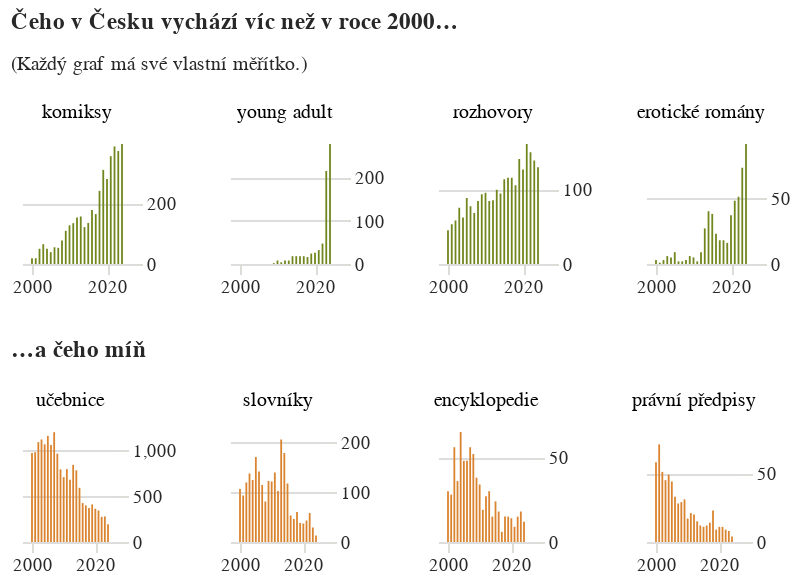

Notebook code for this chart:
### Code cell
sirka_sloupcu = 0.9

top_graf = alt.Chart(
    alt_friendly(top_data),title=alt.Title(
        "Čeho v Česku vychází víc než v roce 2000…",subtitle="(Každý graf má své vlastní měřítko.)"
    ), width=55, height=kredity['vyska_nizkych']
).mark_bar(color='#70871E', width=sirka_sloupcu).encode(
    alt.X("rok:T", title=None, axis=alt.Axis(tickCount=1)),
    alt.Y("pocet", title=None, axis=alt.Axis(orient='right', domainOpacity=0, tickColor='#DCDDD6'), scale=alt.Scale(domainMin=0), ),
    alt.Column("zanr", title=None, sort=top,
           header=alt.Header(labelFont='Asap'))
).resolve_axis(y="independent",x="independent").resolve_scale(y="independent")

flop_graf = alt.Chart(
    alt_friendly(flop_data),title="…a čeho míň", width=48, height=55
).mark_bar(color='#DB842F', width=sirka_sloupcu).encode(
    alt.X("rok:T", title=None, axis=alt.Axis(tickCount=1)),
    alt.Y("pocet", title=None, axis=alt.Axis(orient='right', domainOpacity=0, tickColor='#DCDDD6')),
    alt.Column("zanr", title=None,
           header=alt.Header(labelFont='Asap'), sort=flop)
).resolve_axis(y="independent",x="independent").resolve_scale(y="independent")

rozdily_21_stoleti = alt.vconcat(top_graf, flop_graf).configure_view(stroke='transparent').configure_axisX(grid=False, domain=False)
rozdily_21_stoleti

### Figure 1 — Vega-Lite specification as saved in the notebook (floating-point values rounded to 4 significant figures)
{"config": {"title": {"font": "Noticia Text", "fontSize": 11.5, "anchor": "start", "lineHeight": 19, "fontWeight": "bolder", "subtitleFont": "Noticia Text", "subtitleFontSize": 10, "subtitleLineHeight": 15, "subtitlePadding": 10, "dy": -10, "color": "#292829", "subtitleColor": "#292829"}, "axis": {"labelFont": "Asap", "titleFont": "Asap", "fontWeight": "lighter", "titleFontWeight": "lighter", "labelFontSize": 9, "titleFontSize": 9, "labelPadding": 2, "titlePadding": 9, "domainOpacity": 0, "tickColor": "#DCDDD6", "labelColor": "#292829"}, "legend": {"labelFont": "Asap", "labelFontWeight": "normal", "titleFont": "Asap", "titleFontWeight": "normal", "labelFontSize": 9, "titleFontSize": 9, "labelColor": "#292829"}, "axisX": {"domain": false, "grid": false}, "view": {"stroke": "transparent"}}, "vconcat": [{"data": {"name": "data-7197bef4c25ae04e7071b48c0598f270"}, "mark": {"type": "bar", "color": "#70871E", "width": 0.9}, "encoding": {"column": {"field": "zanr", "header": {"labelFont": "Asap"}, "sort": ["komiksy", "young adult", "rozhovory", "erotické romány"], "title": null, "type": "nominal"}, "x": {"axis": {"tickCount": 1}, "field": "rok", "title": null, "type": "temporal"}, "y": {"axis": {"domainOpacity": 0, "orient": "right", "tickColor": "#DCDDD6"}, "field": "pocet", "scale": {"domainMin": 0}, "title": null, "type": "quantitative"}}, "height": 60, "resolve": {"axis": {"x": "independent", "y": "independent"}, "scale": {"y": "independent"}}, "title": {"text": "Čeho v Česku vychází víc než v roce 2000…", "subtitle": "(Každý graf má své vlastní měřítko.)"}, "width": 55}, {"data": {"name": "data-0c06e3d05c07bfc370149751d1c5aff8"}, "mark": {"type": "bar", "color": "#DB842F", "width": 0.9}, "encoding": {"column": {"field": "zanr", "header": {"labelFont": "Asap"}, "sort": ["učebnice", "slovníky", "encyklopedie", "právní předpisy"], "title": null, "type": "nominal"}, "x": {"axis": {"tickCount": 1}, "field": "rok", "title": null, "type": "temporal"}, "y": {"axis": {"domainOpacity": 0, "orient": "right", "tickColor": "#DCDDD6"}, "field": "pocet", "title": null, "type": "quantitative"}}, "height": 55, "resolve": {"axis": {"x": "independent", "y": "independent"}, "scale": {"y": "independent"}}, "title": "…a čeho míň", "width": 48}], "$schema": "https://vega.github.io/schema/vega-lite/v5.8.0.json", "datasets": {"data-7197bef4c25ae04e7071b48c0598f270": [{"pocet": 19.0, "rok": "2000-01-01T00:00:00", "len_right": 7629, "podil": 0.00249, "zanr": "komiksy"}, {"pocet": 19.0, "rok": "2001-01-01T00:00:00", "len_right": 7757, "podil": 0.002449, "zanr": "komiksy"}, {"pocet": 50.0, "rok": "2002-01-01T00:00:00", "len_right": 7776, "podil": 0.00643, "zanr": "komiksy"}, {"pocet": 65.0, "rok": "2003-01-01T00:00:00", "len_right": 8038, "podil": 0.008087, "zanr": "komiksy"}, {"pocet": 50.0, "rok": "2004-01-01T00:00:00", "len_right": 8477, "podil": 0.005898, "zanr": "komiksy"}, {"pocet": 39.0, "rok": "2005-01-01T00:00:00", "len_right": 8791, "podil": 0.004436, "zanr": "komiksy"}, {"pocet": 55.0, "rok": "2006-01-01T00:00:00", "len_right": 9212, "podil": 0.00597, "zanr": "komiksy"}, {"pocet": 53.0, "rok": "2007-01-01T00:00:00", "len_right": 9446, "podil": 0.005611, "zanr": "komiksy"}, {"pocet": 77.0, "rok": "2008-01-01T00:00:00", "len_right": 9643, "podil": 0.007985, "zanr": "komiksy"}, {"pocet": 109.0, "rok": "2009-01-01T00:00:00", "len_right": 9230, "podil": 0.01181, "zanr": "komiksy"}, {"pocet": 127.0, "rok": "2010-01-01T00:00:00", "len_right": 9538, "podil": 0.01332, "zanr": "komiksy"}, {"pocet": 134.0, "rok": "2011-01-01T00:00:00", "len_right": 9652, "podil": 0.01388, "zanr": "komiksy"}, {"pocet": 153.0, "rok": "2012-01-01T00:00:00", "len_right": 9345, "podil": 0.01637, "zanr": "komiksy"}, {"pocet": 156.0, "rok": "2013-01-01T00:00:00", "len_right": 9541, "podil": 0.01635, "zanr": "komiksy"}, {"pocet": 121.0, "rok": "2014-01-01T00:00:00", "len_right": 9587, "podil": 0.01262, "zanr": "komiksy"}, {"pocet": 135.0, "rok": "2015-01-01T00:00:00", "len_right": 9866, "podil": 0.01368, "zanr": "komiksy"}, {"pocet": 177.0, "rok": "2016-01-01T00:00:00", "len_right": 9386, "podil": 0.01886, "zanr": "komiksy"}, {"pocet": 164.0, "rok": "2017-01-01T00:00:00", "len_right": 9388, "podil": 0.01747, "zanr": "komiksy"}, {"pocet": 240.0, "rok": "2018-01-01T00:00:00", "len_right": 9637, "podil": 0.0249, "zanr": "komiksy"}, {"pocet": 309.0, "rok": "2019-01-01T00:00:00", "len_right": 9326, "podil": 0.03313, "zanr": "komiksy"}, {"pocet": 279.0, "rok": "2020-01-01T00:00:00", "len_right": 8845, "podil": 0.03154, "zanr": "komiksy"}, {"pocet": 354.0, "rok": "2021-01-01T00:00:00", "len_right": 8856, "podil": 0.03997, "zanr": "komiksy"}, {"pocet": 386.0, "rok": "2022-01-01T00:00:00", "len_right": 8682, "podil": 0.04446, "zanr": "komiksy"}, {"pocet": 371.0, "rok": "2023-01-01T00:00:00", "len_right": 8054, "podil": 0.04606, "zanr": "komiksy"}, {"pocet": 394.0, "rok": "2024-01-01T00:00:00", "len_right": 7306, "podil": 0.05393, "zanr": "komiksy"}, {"pocet": null, "rok": "2000-01-01T00:00:00", "len_right": 7629, "podil": null, "zanr": "young adult"}, {"pocet": null, "rok": "2001-01-01T00:00:00", "len_right": 7757, "podil": null, "zanr": "young adult"}, {"pocet": null, "rok": "2002-01-01T00:00:00", "len_right": 7776, "podil": null, "zanr": "young adult"}, {"pocet": null, "rok": "2003-01-01T00:00:00", "len_right": 8038, "podil": null, "zanr": "young adult"}, {"pocet": null, "rok": "2004-01-01T00:00:00", "len_right": 8477, "podil": null, "zanr": "young adult"}, {"pocet": null, "rok": "2005-01-01T00:00:00", "len_right": 8791, "podil": null, "zanr": "young adult"}, {"pocet": null, "rok": "2006-01-01T00:00:00", "len_right": 9212, "podil": null, "zanr": "young adult"}, {"pocet": null, "rok": "2007-01-01T00:00:00", "len_right": 9446, "podil": null, "zanr": "young adult"}, {"pocet": null, "rok": "2008-01-01T00:00:00", "len_right": 9643, "podil": null, "zanr": "young adult"}, {"pocet": 2.0, "rok": "2009-01-01T00:00:00", "len_right": 9230, "podil": 0.0002167, "zanr": "young adult"}, {"pocet": 8.0, "rok": "2010-01-01T00:00:00", "len_right": 9538, "podil": 0.0008388, "zanr": "young adult"}, {"pocet": 4.0, "rok": "2011-01-01T00:00:00", "len_right": 9652, "podil": 0.0004144, "zanr": "young adult"}, {"pocet": 8.0, "rok": "2012-01-01T00:00:00", "len_right": 9345, "podil": 0.0008561, "zanr": "young adult"}, {"pocet": 8.0, "rok": "2013-01-01T00:00:00", "len_right": 9541, "podil": 0.0008385, "zanr": "young adult"}, {"pocet": 18.0, "rok": "2014-01-01T00:00:00", "len_right": 9587, "podil": 0.001878, "zanr": "young adult"}, {"pocet": 18.0, "rok": "2015-01-01T00:00:00", "len_right": 9866, "podil": 0.001824, "zanr": "young adult"}, {"pocet": 18.0, "rok": "2016-01-01T00:00:00", "len_right": 9386, "podil": 0.001918, "zanr": "young adult"}, {"pocet": 18.0, "rok": "2017-01-01T00:00:00", "len_right": 9388, "podil": 0.001917, "zanr": "young adult"}, {"pocet": 16.0, "rok": "2018-01-01T00:00:00", "len_right": 9637, "podil": 0.00166, "zanr": "young adult"}, {"pocet": 24.0, "rok": "2019-01-01T00:00:00", "len_right": 9326, "podil": 0.002573, "zanr": "young adult"}, {"pocet": 26.0, "rok": "2020-01-01T00:00:00", "len_right": 8845, "podil": 0.00294, "zanr": "young adult"}, {"pocet": 32.0, "rok": "2021-01-01T00:00:00", "len_right": 8856, "podil": 0.003613, "zanr": "young adult"}, {"pocet": 47.0, "rok": "2022-01-01T00:00:00", "len_right": 8682, "podil": 0.005413, "zanr": "young adult"}, {"pocet": 214.0, "rok": "2023-01-01T00:00:00", "len_right": 8054, "podil": 0.02657, "zanr": "young adult"}, {"pocet": 276.0, "rok": "2024-01-01T00:00:00", "len_right": 7306, "podil": 0.03778, "zanr": "young adult"}, {"pocet": 45.0, "rok": "2000-01-01T00:00:00", "len_right": 7629, "podil": 0.005899, "zanr": "rozhovory"}, {"pocet": 53.0, "rok": "2001-01-01T00:00:00", "len_right": 7757, "podil": 0.006833, "zanr": "rozhovory"}, {"pocet": 58.0, "rok": "2002-01-01T00:00:00", "len_right": 7776, "podil": 0.007459, "zanr": "rozhovory"}, {"pocet": 75.0, "rok": "2003-01-01T00:00:00", "len_right": 8038, "podil": 0.009331, "zanr": "rozhovory"}, {"pocet": 62.0, "rok": "2004-01-01T00:00:00", "len_right": 8477, "podil": 0.007314, "zanr": "rozhovory"}, {"pocet": 88.0, "rok": "2005-01-01T00:00:00", "len_right": 8791, "podil": 0.01001, "zanr": "rozhovory"}, {"pocet": 77.0, "rok": "2006-01-01T00:00:00", "len_right": 9212, "podil": 0.008359, "zanr": "rozhovory"}, {"pocet": 68.0, "rok": "2007-01-01T00:00:00", "len_right": 9446, "podil": 0.007199, "zanr": "rozhovory"}, {"pocet": 84.0, "rok": "2008-01-01T00:00:00", "len_right": 9643, "podil": 0.008711, "zanr": "rozhovory"}, {"pocet": 93.0, "rok": "2009-01-01T00:00:00", "len_right": 9230, "podil": 0.01008, "zanr": "rozhovory"}, {"pocet": 95.0, "rok": "2010-01-01T00:00:00", "len_right": 9538, "podil": 0.00996, "zanr": "rozhovory"}, {"pocet": 84.0, "rok": "2011-01-01T00:00:00", "len_right": 9652, "podil": 0.008703, "zanr": "rozhovory"}, {"pocet": 85.0, "rok": "2012-01-01T00:00:00", "len_right": 9345, "podil": 0.009096, "zanr": "rozhovory"}, {"pocet": 99.0, "rok": "2013-01-01T00:00:00", "len_right": 9541, "podil": 0.01038, "zanr": "rozhovory"}, {"pocet": 94.0, "rok": "2014-01-01T00:00:00", "len_right": 9587, "podil": 0.009805, "zanr": "rozhovory"}, {"pocet": 113.0, "rok": "2015-01-01T00:00:00", "len_right": 9866, "podil": 0.01145, "zanr": "rozhovory"}, {"pocet": 115.0, "rok": "2016-01-01T00:00:00", "len_right": 9386, "podil": 0.01225, "zanr": "rozhovory"}, {"pocet": 115.0, "rok": "2017-01-01T00:00:00", "len_right": 9388, "podil": 0.01225, "zanr": "rozhovory"}, {"pocet": 105.0, "rok": "2018-01-01T00:00:00", "len_right": 9637, "podil": 0.0109, "zanr": "rozhovory"}, {"pocet": 140.0, "rok": "2019-01-01T00:00:00", "len_right": 9326, "podil": 0.01501, "zanr": "rozhovory"}, {"pocet": 126.0, "rok": "2020-01-01T00:00:00", "len_right": 8845, "podil": 0.01425, "zanr": "rozhovory"}, {"pocet": 160.0, "rok": "2021-01-01T00:00:00", "len_right": 8856, "podil": 0.01807, "zanr": "rozhovory"}, {"pocet": 149.0, "rok": "2022-01-01T00:00:00", "len_right": 8682, "podil": 0.01716, "zanr": "rozhovory"}, {"pocet": 138.0, "rok": "2023-01-01T00:00:00", "len_right": 8054, "podil": 0.01713, "zanr": "rozhovory"}, {"pocet": 129.0, "rok": "2024-01-01T00:00:00", "len_right": 7306, "podil": 0.01766, "zanr": "rozhovory"}, {"pocet": 3.0, "rok": "2000-01-01T00:00:00", "len_right": 7629, "podil": 0.0003932, "zanr": "erotické romány"}, {"pocet": 1.0, "rok": "2001-01-01T00:00:00", "len_right": 7757, "podil": 0.0001289, "zanr": "erotické romány"}, {"pocet": 3.0, "rok": "2002-01-01T00:00:00", "len_right": 7776, "podil": 0.0003858, "zanr": "erotické romány"}, {"pocet": 6.0, "rok": "2003-01-01T00:00:00", "len_right": 8038, "podil": 0.0007465, "zanr": "erotické romány"}, {"pocet": 5.0, "rok": "2004-01-01T00:00:00", "len_right": 8477, "podil": 0.0005898, "zanr": "erotické romány"}, {"pocet": 9.0, "rok": "2005-01-01T00:00:00", "len_right": 8791, "podil": 0.001024, "zanr": "erotické romány"}, {"pocet": 2.0, "rok": "2006-01-01T00:00:00", "len_right": 9212, "podil": 0.0002171, "zanr": "erotické romány"}, {"pocet": 2.0, "rok": "2007-01-01T00:00:00", "len_right": 9446, "podil": 0.0002117, "zanr": "erotické romány"}, {"pocet": 3.0, "rok": "2008-01-01T00:00:00", "len_right": 9643, "podil": 0.0003111, "zanr": "erotické romány"}, {"pocet": 6.0, "rok": "2009-01-01T00:00:00", "len_right": 9230, "podil": 0.0006501, "zanr": "erotické romány"}, {"pocet": 5.0, "rok": "2010-01-01T00:00:00", "len_right": 9538, "podil": 0.0005242, "zanr": "erotické romány"}, {"pocet": 2.0, "rok": "2011-01-01T00:00:00", "len_right": 9652, "podil": 0.0002072, "zanr": "erotické romány"}, {"pocet": 9.0, "rok": "2012-01-01T00:00:00", "len_right": 9345, "podil": 0.0009631, "zanr": "erotické romány"}, {"pocet": 27.0, "rok": "2013-01-01T00:00:00", "len_right": 9541, "podil": 0.00283, "zanr": "erotické romány"}, {"pocet": 40.0, "rok": "2014-01-01T00:00:00", "len_right": 9587, "podil": 0.004172, "zanr": "erotické romány"}, {"pocet": 38.0, "rok": "2015-01-01T00:00:00", "len_right": 9866, "podil": 0.003852, "zanr": "erotické romány"}, {"pocet": 23.0, "rok": "2016-01-01T00:00:00", "len_right": 9386, "podil": 0.00245, "zanr": "erotické romány"}, {"pocet": 18.0, "rok": "2017-01-01T00:00:00", "len_right": 9388, "podil": 0.001917, "zanr": "erotické romány"}, {"pocet": 18.0, "rok": "2018-01-01T00:00:00", "len_right": 9637, "podil": 0.001868, "zanr": "erotické romány"}, {"pocet": 16.0, "rok": "2019-01-01T00:00:00", "len_right": 9326, "podil": 0.001716, "zanr": "erotické romány"}, {"pocet": 37.0, "rok": "2020-01-01T00:00:00", "len_right": 8845, "podil": 0.004183, "zanr": "erotické romány"}, {"pocet": 48.0, "rok": "2021-01-01T00:00:00", "len_right": 8856, "podil": 0.00542, "zanr": "erotické romány"}, {"pocet": 51.0, "rok": "2022-01-01T00:00:00", "len_right": 8682, "podil": 0.005874, "zanr": "erotické romány"}, {"pocet": 73.0, "rok": "2023-01-01T00:00:00", "len_right": 8054, "podil": 0.009064, "zanr": "erotické romány"}, {"pocet": 91.0, "rok": "2024-01-01T00:00:00", "len_right": 7306, "podil": 0.01246, "zanr": "erotické romány"}], "data-0c06e3d05c07bfc370149751d1c5aff8": [{"pocet": 971, "rok": "2000-01-01T00:00:00", "len_right": 7629, "podil": 0.1273, "zanr": "učebnice"}, {"pocet": 979, "rok": "2001-01-01T00:00:00", "len_right": 7757, "podil": 0.1262, "zanr": "učebnice"}, {"pocet": 1090, "rok": "2002-01-01T00:00:00", "len_right": 7776, "podil": 0.1402, "zanr": "učebnice"}, {"pocet": 1119, "rok": "2003-01-01T00:00:00", "len_right": 8038, "podil": 0.1392, "zanr": "učebnice"}, {"pocet": 1065, "rok": "2004-01-01T00:00:00", "len_right": 8477, "podil": 0.1256, "zanr": "učebnice"}, {"pocet": 1157, "rok": "2005-01-01T00:00:00", "len_right": 8791, "podil": 0.1316, "zanr": "učebnice"}, {"pocet": 1059, "rok": "2006-01-01T00:00:00", "len_right": 9212, "podil": 0.115, "zanr": "učebnice"}, {"pocet": 1198, "rok": "2007-01-01T00:00:00", "len_right": 9446, "podil": 0.1268, "zanr": "učebnice"}, {"pocet": 964, "rok": "2008-01-01T00:00:00", "len_right": 9643, "podil": 0.09997, "zanr": "učebnice"}, {"pocet": 793, "rok": "2009-01-01T00:00:00", "len_right": 9230, "podil": 0.08592, "zanr": "učebnice"}, {"pocet": 708, "rok": "2010-01-01T00:00:00", "len_right": 9538, "podil": 0.07423, "zanr": "učebnice"}, {"pocet": 795, "rok": "2011-01-01T00:00:00", "len_right": 9652, "podil": 0.08237, "zanr": "učebnice"}, {"pocet": 679, "rok": "2012-01-01T00:00:00", "len_right": 9345, "podil": 0.07266, "zanr": "učebnice"}, {"pocet": 842, "rok": "2013-01-01T00:00:00", "len_right": 9541, "podil": 0.08825, "zanr": "učebnice"}, {"pocet": 782, "rok": "2014-01-01T00:00:00", "len_right": 9587, "podil": 0.08157, "zanr": "učebnice"}, {"pocet": 591, "rok": "2015-01-01T00:00:00", "len_right": 9866, "podil": 0.0599, "zanr": "učebnice"}, {"pocet": 425, "rok": "2016-01-01T00:00:00", "len_right": 9386, "podil": 0.04528, "zanr": "učebnice"}, {"pocet": 399, "rok": "2017-01-01T00:00:00", "len_right": 9388, "podil": 0.0425, "zanr": "učebnice"}, {"pocet": 372, "rok": "2018-01-01T00:00:00", "len_right": 9637, "podil": 0.0386, "zanr": "učebnice"}, {"pocet": 410, "rok": "2019-01-01T00:00:00", "len_right": 9326, "podil": 0.04396, "zanr": "učebnice"}, {"pocet": 363, "rok": "2020-01-01T00:00:00", "len_right": 8845, "podil": 0.04104, "zanr": "učebnice"}, {"pocet": 344, "rok": "2021-01-01T00:00:00", "len_right": 8856, "podil": 0.03884, "zanr": "učebnice"}, {"pocet": 274, "rok": "2022-01-01T00:00:00", "len_right": 8682, "podil": 0.03156, "zanr": "učebnice"}, {"pocet": 279, "rok": "2023-01-01T00:00:00", "len_right": 8054, "podil": 0.03464, "zanr": "učebnice"}, {"pocet": 193, "rok": "2024-01-01T00:00:00", "len_right": 7306, "podil": 0.02642, "zanr": "učebnice"}, {"pocet": 106, "rok": "2000-01-01T00:00:00", "len_right": 7629, "podil": 0.01389, "zanr": "slovníky"}, {"pocet": 93, "rok": "2001-01-01T00:00:00", "len_right": 7757, "podil": 0.01199, "zanr": "slovníky"}, {"pocet": 119, "rok": "2002-01-01T00:00:00", "len_right": 7776, "podil": 0.0153, "zanr": "slovníky"}, {"pocet": 137, "rok": "2003-01-01T00:00:00", "len_right": 8038, "podil": 0.01704, "zanr": "slovníky"}, {"pocet": 124, "rok": "2004-01-01T00:00:00", "len_right": 8477, "podil": 0.01463, "zanr": "slovníky"}, {"pocet": 170, "rok": "2005-01-01T00:00:00", "len_right": 8791, "podil": 0.01934, "zanr": "slovníky"}, {"pocet": 141, "rok": "2006-01-01T00:00:00", "len_right": 9212, "podil": 0.01531, "zanr": "slovníky"}, {"pocet": 114, "rok": "2007-01-01T00:00:00", "len_right": 9446, "podil": 0.01207, "zanr": "slovníky"}, {"pocet": 81, "rok": "2008-01-01T00:00:00", "len_right": 9643, "podil": 0.0084, "zanr": "slovníky"}, {"pocet": 122, "rok": "2009-01-01T00:00:00", "len_right": 9230, "podil": 0.01322, "zanr": "slovníky"}, {"pocet": 121, "rok": "2010-01-01T00:00:00", "len_right": 9538, "podil": 0.01269, "zanr": "slovníky"}, {"pocet": 139, "rok": "2011-01-01T00:00:00", "len_right": 9652, "podil": 0.0144, "zanr": "slovníky"}, {"pocet": 102, "rok": "2012-01-01T00:00:00", "len_right": 9345, "podil": 0.01091, "zanr": "slovníky"}, {"pocet": 205, "rok": "2013-01-01T00:00:00", "len_right": 9541, "podil": 0.02149, "zanr": "slovníky"}, {"pocet": 178, "rok": "2014-01-01T00:00:00", "len_right": 9587, "podil": 0.01857, "zanr": "slovníky"}, {"pocet": 117, "rok": "2015-01-01T00:00:00", "len_right": 9866, "podil": 0.01186, "zanr": "slovníky"}, {"pocet": 53, "rok": "2016-01-01T00:00:00", "len_right": 9386, "podil": 0.005647, "zanr": "slovníky"}, {"pocet": 46, "rok": "2017-01-01T00:00:00", "len_right": 9388, "podil": 0.0049, "zanr": "slovníky"}, {"pocet": 60, "rok": "2018-01-01T00:00:00", "len_right": 9637, "podil": 0.006226, "zanr": "slovníky"}, {"pocet": 38, "rok": "2019-01-01T00:00:00", "len_right": 9326, "podil": 0.004075, "zanr": "slovníky"}, {"pocet": 37, "rok": "2020-01-01T00:00:00", "len_right": 8845, "podil": 0.004183, "zanr": "slovníky"}, {"pocet": 43, "rok": "2021-01-01T00:00:00", "len_right": 8856, "podil": 0.004855, "zanr": "slovníky"}, {"pocet": 58, "rok": "2022-01-01T00:00:00", "len_right": 8682, "podil": 0.00668, "zanr": "slovníky"}, {"pocet": 29, "rok": "2023-01-01T00:00:00", "len_right": 8054, "podil": 0.003601, "zanr": "slovníky"}, {"pocet": 13, "rok": "2024-01-01T00:00:00", "len_right": 7306, "podil": 0.001779, "zanr": "slovníky"}, {"pocet": 30, "rok": "2000-01-01T00:00:00", "len_right": 7629, "podil": 0.003932, "zanr": "encyklopedie"}, {"pocet": 28, "rok": "2001-01-01T00:00:00", "len_right": 7757, "podil": 0.00361, "zanr": "encyklopedie"}, {"pocet": 56, "rok": "2002-01-01T00:00:00", "len_right": 7776, "podil": 0.007202, "zanr": "encyklopedie"}, {"pocet": 36, "rok": "2003-01-01T00:00:00", "len_right": 8038, "podil": 0.004479, "zanr": "encyklopedie"}, {"pocet": 65, "rok": "2004-01-01T00:00:00", "len_right": 8477, "podil": 0.007668, "zanr": "encyklopedie"}, {"pocet": 48, "rok": "2005-01-01T00:00:00", "len_right": 8791, "podil": 0.00546, "zanr": "encyklopedie"}, {"pocet": 48, "rok": "2006-01-01T00:00:00", "len_right": 9212, "podil": 0.005211, "zanr": "encyklopedie"}, {"pocet": 56, "rok": "2007-01-01T00:00:00", "len_right": 9446, "podil": 0.005928, "zanr": "encyklopedie"}, {"pocet": 52, "rok": "2008-01-01T00:00:00", "len_right": 9643, "podil": 0.005393, "zanr": "encyklopedie"}, {"pocet": 38, "rok": "2009-01-01T00:00:00", "len_right": 9230, "podil": 0.004117, "zanr": "encyklopedie"}, {"pocet": 34, "rok": "2010-01-01T00:00:00", "len_right": 9538, "podil": 0.003565, "zanr": "encyklopedie"}, {"pocet": 19, "rok": "2011-01-01T00:00:00", "len_right": 9652, "podil": 0.001969, "zanr": "encyklopedie"}, {"pocet": 27, "rok": "2012-01-01T00:00:00", "len_right": 9345, "podil": 0.002889, "zanr": "encyklopedie"}, {"pocet": 30, "rok": "2013-01-01T00:00:00", "len_right": 9541, "podil": 0.003144, "zanr": "encyklopedie"}, {"pocet": 15, "rok": "2014-01-01T00:00:00", "len_right": 9587, "podil": 0.001565, "zanr": "encyklopedie"}, {"pocet": 24, "rok": "2015-01-01T00:00:00", "len_right": 9866, "podil": 0.002433, "zanr": "encyklopedie"}, {"pocet": 18, "rok": "2016-01-01T00:00:00", "len_right": 9386, "podil": 0.001918, "zanr": "encyklopedie"}, {"pocet": 6, "rok": "2017-01-01T00:00:00", "len_right": 9388, "podil": 0.0006391, "zanr": "encyklopedie"}, {"pocet": 15, "rok": "2018-01-01T00:00:00", "len_right": 9637, "podil": 0.001557, "zanr": "encyklopedie"}, {"pocet": 15, "rok": "2019-01-01T00:00:00", "len_right": 9326, "podil": 0.001608, "zanr": "encyklopedie"}, {"pocet": 14, "rok": "2020-01-01T00:00:00", "len_right": 8845, "podil": 0.001583, "zanr": "encyklopedie"}, {"pocet": 9, "rok": "2021-01-01T00:00:00", "len_right": 8856, "podil": 0.001016, "zanr": "encyklopedie"}, {"pocet": 15, "rok": "2022-01-01T00:00:00", "len_right": 8682, "podil": 0.001728, "zanr": "encyklopedie"}, {"pocet": 18, "rok": "2023-01-01T00:00:00", "len_right": 8054, "podil": 0.002235, "zanr": "encyklopedie"}, {"pocet": 12, "rok": "2024-01-01T00:00:00", "len_right": 7306, "podil": 0.001642, "zanr": "encyklopedie"}, {"pocet": 58, "rok": "2000-01-01T00:00:00", "len_right": 7629, "podil": 0.007603, "zanr": "právní předpisy"}, {"pocet": 71, "rok": "2001-01-01T00:00:00", "len_right": 7757, "podil": 0.009153, "zanr": "právní předpisy"}, {"pocet": 51, "rok": "2002-01-01T00:00:00", "len_right": 7776, "podil": 0.006559, "zanr": "právní předpisy"}, {"pocet": 45, "rok": "2003-01-01T00:00:00", "len_right": 8038, "podil": 0.005598, "zanr": "právní předpisy"}, {"pocet": 49, "rok": "2004-01-01T00:00:00", "len_right": 8477, "podil": 0.00578, "zanr": "právní předpisy"}, {"pocet": 44, "rok": "2005-01-01T00:00:00", "len_right": 8791, "podil": 0.005005, "zanr": "právní předpisy"}, {"pocet": 33, "rok": "2006-01-01T00:00:00", "len_right": 9212, "podil": 0.003582, "zanr": "právní předpisy"}, {"pocet": 28, "rok": "2007-01-01T00:00:00", "len_right": 9446, "podil": 0.002964, "zanr": "právní předpisy"}, {"pocet": 29, "rok": "2008-01-01T00:00:00", "len_right": 9643, "podil": 0.003007, "zanr": "právní předpisy"}, {"pocet": 31, "rok": "2009-01-01T00:00:00", "len_right": 9230, "podil": 0.003359, "zanr": "právní předpisy"}, {"pocet": 17, "rok": "2010-01-01T00:00:00", "len_right": 9538, "podil": 0.001782, "zanr": "právní předpisy"}, {"pocet": 21, "rok": "2011-01-01T00:00:00", "len_right": 9652, "podil": 0.002176, "zanr": "právní předpisy"}, {"pocet": 20, "rok": "2012-01-01T00:00:00", "len_right": 9345, "podil": 0.00214, "zanr": "právní předpisy"}, {"pocet": 15, "rok": "2013-01-01T00:00:00", "len_right": 9541, "podil": 0.001572, "zanr": "právní předpisy"}, {"pocet": 12, "rok": "2014-01-01T00:00:00", "len_right": 9587, "podil": 0.001252, "zanr": "právní předpisy"}, {"pocet": 11, "rok": "2015-01-01T00:00:00", "len_right": 9866, "podil": 0.001115, "zanr": "právní předpisy"}, {"pocet": 12, "rok": "2016-01-01T00:00:00", "len_right": 9386, "podil": 0.001278, "zanr": "právní předpisy"}, {"pocet": 14, "rok": "2017-01-01T00:00:00", "len_right": 9388, "podil": 0.001491, "zanr": "právní předpisy"}, {"pocet": 23, "rok": "2018-01-01T00:00:00", "len_right": 9637, "podil": 0.002387, "zanr": "právní předpisy"}, {"pocet": 9, "rok": "2019-01-01T00:00:00", "len_right": 9326, "podil": 0.000965, "zanr": "právní předpisy"}, {"pocet": 11, "rok": "2020-01-01T00:00:00", "len_right": 8845, "podil": 0.001244, "zanr": "právní předpisy"}, {"pocet": 11, "rok": "2021-01-01T00:00:00", "len_right": 8856, "podil": 0.001242, "zanr": "právní předpisy"}, {"pocet": 9, "rok": "2022-01-01T00:00:00", "len_right": 8682, "podil": 0.001037, "zanr": "právní předpisy"}, {"pocet": 8, "rok": "2023-01-01T00:00:00", "len_right": 8054, "podil": 0.0009933, "zanr": "právní předpisy"}, {"pocet": 4, "rok": "2024-01-01T00:00:00", "len_right": 7306, "podil": 0.0005475, "zanr": "právní předpisy"}]}}
